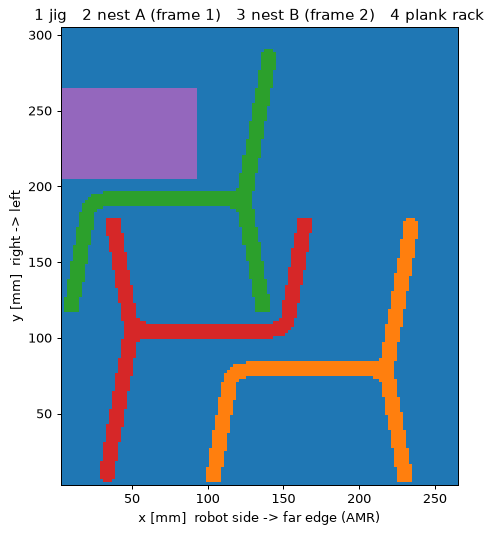

The script that saved this image:
"""Work frame from the four corners logged on the real robot, and a layout of the fixtures inside it.

    python robot_cell/bench_layout.py        (shared venv: numpy, trimesh, matplotlib)

In:  real_points.json (log_points.py: flange poses with the gripper tip on the corners),
     benchV1_parts/frame.stl + assembly.json (frame outline, plank positions).
Out: bench_layout.json  work frame (robot base coordinates) + fixture poses in the work frame
     bench_layout.png   picture of the layout
Work frame: origin at the "right down" corner, x towards "right up" (away from the robot),
y towards "left down", z up. Parts and fingertips stay inside; only the finished bench leaves,
over the far edge (x = max) onto the AMR plate. The gripper body (Schunk EGP, 94 x 90 mm) may
hang over an edge (Bjørge, 2026-10-16: with the body kept inside no layout was found).
"""
import itertools
import json
from pathlib import Path

import numpy as np
import trimesh
from matplotlib.path import Path as MPath

HERE = Path(__file__).resolve().parent if "__file__" in globals() else Path.cwd()
TIP = 160.0          # flange -> closed fingertips, mm: Schunk EGP-C 40 TM (123 mm) + fingers, ESTIMATE
MARGIN = 3           # mm from the plate edge
CL = 8               # mm between parts (finger room)
R = 2.0              # mm per grid cell
AMR_EDGE_GAP = 30    # the jig must reach within this of the far edge
BODY = (0, 0)        # gripper half sizes that must stay over the plate: (0, 0) = fingertips only;
                     # the whole EGP body would be (47, 45): along the jaw direction, across it
RACK = (90, 60, 30)  # plank rack: size x, y in its own frame, pitch (3 planks along x, 2 rows along y)

# grips and pushes (x, y, closing direction) in side coordinates, as in the v2 bench_cell.py (git history)
C, S = np.cos(np.arctan2(1.75, 10)), np.sin(np.arctan2(1.75, 10))   # leg tilt 9.9 deg
LEG = (57.4, -40, C, S)                                     # rear leg of a frame
FRAME2_PUSHES = [(-47, -2.5, 1, 0), (47, -2.5, 1, 0), (67.6, 92.8, np.cos(np.radians(80)), np.sin(np.radians(80)))]


def rot(a, b, c):
    """TM pose angles (deg): R = Rz(c) Ry(b) Rx(a)."""
    a, b, c = np.radians([a, b, c])
    Rx = np.array([[1, 0, 0], [0, np.cos(a), -np.sin(a)], [0, np.sin(a), np.cos(a)]])
    Ry = np.array([[np.cos(b), 0, np.sin(b)], [0, 1, 0], [-np.sin(b), 0, np.cos(b)]])
    Rz = np.array([[np.cos(c), -np.sin(c), 0], [np.sin(c), np.cos(c), 0], [0, 0, 1]])
    return Rz @ Ry @ Rx


def work_frame():
    pts = {p["label"]: np.array(p["flange"]) for p in json.loads((HERE / "real_points.json").read_text())}
    tip = {k: v[:3] + TIP * rot(*v[3:])[:, 2] for k, v in pts.items()}
    o = tip["right down"]
    x = tip["right up"] - o
    x /= np.linalg.norm(x)
    z = np.cross(x, tip["left down"] - o)
    z /= np.linalg.norm(z)
    y = np.cross(z, x)
    pose = np.eye(4)
    pose[:3, :3] = np.c_[x, y, z]
    pose[:3, 3] = o
    local = {k: np.linalg.inv(pose) @ np.r_[v, 1] for k, v in tip.items()}
    size_x = min(local["right up"][0], local["left up"][0])           # inside both opposite sides
    size_y = min(local["left down"][1], local["left up"][1])
    return pose, size_x, size_y, {k: v[:3].round(2).tolist() for k, v in local.items()}


def side_plank_grips():
    """Plank grip/push spots in the jig (side coordinates): position and closing direction."""
    side = np.array([[1, 0, 0, 0], [0, 0, -1, 0], [0, 1, 0, 125], [0, 0, 0, 1]], float)   # transl(0,0,125) rotx(90)
    grip = np.array([[0, -1, 0, 0], [0, 0, -1, 110], [1, 0, 0, 2.5], [0, 0, 0, 1]], float)
    parts = json.loads((HERE / "benchV1_parts" / "assembly.json").read_text())["parts"]
    return [(t[0, 3], t[1, 3], t[0, 0], t[1, 0]) for t in
            (side @ np.array(p["pose"]) @ grip for p in parts if p["type"] == "plank")]


JIG_GRIPS = [LEG] + FRAME2_PUSHES + side_plank_grips()
NEST_GRIPS = [LEG]
RACK_GRIPS = [(RACK[2] * (c + 0.5), RACK[2] * (r + 0.5) + 2.5, 0, 1) for r in range(2) for c in range(3)]


def body_inside(grips, pose, sx, sy):
    """True if the gripper body fits on the plate at every grip of a fixture at pose (tx, ty, rot)."""
    tx, ty, rot_deg = pose
    c, s = np.cos(np.radians(rot_deg)), np.sin(np.radians(rot_deg))
    for x, y, dx, dy in grips:
        px, py = c * x - s * y + tx, s * x + c * y + ty
        ux, uy = c * dx - s * dy, s * dx + c * dy                      # closing direction
        vx, vy = -uy, ux
        for a in (-1, 1):
            for b in (-1, 1):
                qx, qy = px + a * BODY[0] * ux + b * BODY[1] * vx, py + a * BODY[0] * uy + b * BODY[1] * vy
                if not (0 <= qx <= sx and 0 <= qy <= sy):
                    return False
    return True


def frame_mask():
    a = {p["name"]: p for p in json.loads((HERE / "benchV1_parts" / "assembly.json").read_text())["parts"]}
    m = trimesh.load(HERE / "benchV1_parts" / "frame.stl")
    m.apply_transform(np.array(a["frame1"]["pose"]))
    sec = m.section(plane_origin=[0, -120, 0], plane_normal=[0, 1, 0])
    loops = [np.c_[sec.vertices[e.points][:, 0], -sec.vertices[e.points][:, 2]] for e in sec.entities]
    outer = max(loops, key=lambda p: np.ptp(p[:, 0]) * np.ptp(p[:, 1]))   # side coordinates (bench on its side)
    lo = outer.min(0)
    n = np.ceil(np.ptp(outer, 0) / R).astype(int) + 1
    gx, gy = np.meshgrid(lo[0] + np.arange(n[0]) * R, lo[1] + np.arange(n[1]) * R, indexing="ij")
    return MPath(outer).contains_points(np.c_[gx.ravel(), gy.ravel()]).reshape(n), lo


def pose_of(shape, lo, r, ij):
    """(x, y, rot) of the part frame for a mask of `shape` whose unrotated min corner is `lo`,
    rotated r deg CCW and placed with its min corner at grid cell ij."""
    nx, ny = shape
    c, s = np.cos(np.radians(r)), np.sin(np.radians(r))
    corners = np.array([[0, 0], [nx - 1, 0], [0, ny - 1], [nx - 1, ny - 1]]) * R + lo
    rc = corners @ np.array([[c, s], [-s, c]])                       # rotated CCW (row vectors)
    t = np.array(ij) * R + MARGIN - rc.min(0)
    return (round(float(t[0]), 2), round(float(t[1]), 2), r)


def pack(sx, sy):
    frame, lo = frame_mask()
    rack = np.ones((int(RACK[0] / R), int(RACK[1] / R)), bool)
    gw, gh = int((sx - 2 * MARGIN) / R), int((sy - 2 * MARGIN) / R)
    k = int(np.ceil(CL / R))
    yy, xx = np.mgrid[-k:k + 1, -k:k + 1]
    disk = np.argwhere(xx ** 2 + yy ** 2 <= k * k) - k

    def dilate(mask):
        out = np.zeros_like(mask)
        for dx, dy in disk:
            out |= np.roll(np.roll(mask, dx, 0), dy, 1)
        return out

    def free(occ, part):
        pw, ph = part.shape
        if pw > gw or ph > gh:
            return np.empty((0, 2), int)
        s = (gw + pw, gh + ph)
        ov = np.fft.irfft2(np.fft.rfft2(occ.astype(float), s=s) * np.fft.rfft2(part[::-1, ::-1].astype(float), s=s), s=s)
        return np.argwhere(ov[pw - 1:gw, ph - 1:gh] < 0.5)

    def put(occ, part, ij):
        o = occ.copy()
        o[ij[0]:ij[0] + part.shape[0], ij[1]:ij[1] + part.shape[1]] |= part
        return o

    def grip_ok(mask, mlo, r, grips):
        """map of grid offsets where the gripper body fits at every grip (computed once)"""
        m = np.rot90(mask, r // 90)
        out = np.zeros((max(gw - m.shape[0] + 1, 0), max(gh - m.shape[1] + 1, 0)), bool)
        for i, j in np.ndindex(out.shape):
            out[i, j] = body_inside(grips, pose_of(mask.shape, mlo, r, (i, j)), sx, sy)
        return out

    def spots(occ, mask, r, okmap):
        f = np.zeros_like(okmap)
        for i, j in free(occ, np.rot90(mask, r // 90)):
            f[i, j] = okmap[i, j]
        return np.argwhere(f)

    rots = (0, 90, 180, 270)
    ok_jig = {r: grip_ok(frame, lo, r, JIG_GRIPS) for r in rots}
    ok_nest = {r: grip_ok(frame, lo, r, NEST_GRIPS) for r in rots}
    ok_rack = {r: grip_ok(rack, np.zeros(2), r, RACK_GRIPS) for r in (0, 90)}
    zero = np.zeros((gw, gh), bool)
    for rj in rots:
        jm = np.rot90(frame, rj // 90)
        for ij in spots(zero, frame, rj, ok_jig[rj]):
            if (ij[0] + jm.shape[0]) * R + MARGIN < sx - AMR_EDGE_GAP:  # jig at the far edge (AMR)
                continue
            occ1 = put(zero, jm, ij)
            d1 = dilate(occ1)
            for ra, rb in itertools.product(rots, repeat=2):
                for ia in spots(d1, frame, ra, ok_nest[ra])[::2]:
                    occ2 = put(occ1, np.rot90(frame, ra // 90), ia)
                    d2 = dilate(occ2)
                    for ib in spots(d2, frame, rb, ok_nest[rb])[::3]:
                        occ3 = put(occ2, np.rot90(frame, rb // 90), ib)
                        d3 = dilate(occ3)
                        for rr in (0, 90):
                            sr = spots(d3, rack, rr, ok_rack[rr])
                            if len(sr):
                                occ4 = put(occ3, np.rot90(rack, rr // 90), sr[0])
                                return ({"jig": pose_of(frame.shape, lo, rj, ij), "nest A": pose_of(frame.shape, lo, ra, ia),
                                         "nest B": pose_of(frame.shape, lo, rb, ib),
                                         "rack": pose_of(rack.shape, np.zeros(2), rr, sr[0])}, occ1, occ2, occ3, occ4)
    return None


def main():
    pose, sx, sy, corners = work_frame()
    print(f"work frame origin (robot base, mm): {pose[:3, 3].round(1)}, usable {sx:.0f} x {sy:.0f} mm")
    res = pack(sx, sy)
    if res is None:
        raise SystemExit("no layout fits with the gripper body inside the plate")
    layout, o1, o2, o3, o4 = res
    out = {"tip_mm": TIP, "work_frame": pose.round(5).tolist(), "size": [round(sx, 1), round(sy, 1)],
           "corners_in_work_frame": corners, "gap": CL, "gripper_body": BODY,
           "rack": {"size": RACK[:2], "pitch": RACK[2]},
           "note": "[x, y, rot_deg] in the work frame: for jig and nests the frame's side-coordinate "
                   "origin, for the rack its own origin (planks 3 along its x, 2 rows along its y)",
           "layout": {k: list(v) for k, v in layout.items()}}
    (HERE / "bench_layout.json").write_text(json.dumps(out, indent=1), encoding="utf-8")
    for k, v in layout.items():
        print(f"  {k:7s} {v}")
    import matplotlib
    matplotlib.use("Agg")
    import matplotlib.pyplot as plt
    img = o1 * 1.0 + (o2 & ~o1) * 2 + (o3 & ~o2) * 3 + (o4 & ~o3) * 4
    plt.figure(figsize=(6, 6.6))
    plt.imshow(img.T, origin="lower", extent=[MARGIN, MARGIN + img.shape[0] * R, MARGIN, MARGIN + img.shape[1] * R],
               cmap="tab10", vmax=9)
    plt.gca().add_patch(plt.Rectangle((0, 0), sx, sy, fill=False, lw=2))
    plt.xlabel("x [mm]  robot side -> far edge (AMR)"); plt.ylabel("y [mm]  right -> left")
    plt.title("1 jig   2 nest A (frame 1)   3 nest B (frame 2)   4 plank rack")
    plt.savefig(HERE / "bench_layout.png", dpi=90, bbox_inches="tight")


if __name__ == "__main__":
    main()
